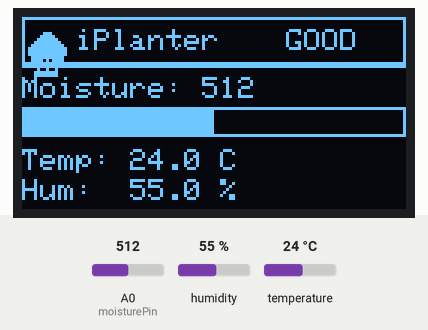
Simulated run of this sketch. Board: ESP8266 (Wemos D1 mini). Shown: 128×64 one-colour display. Inputs (shaded band) come from the test bench; at power-on: A0 (moisturePin) = 512, humidity 55 %, temperature 24 °C. What the sketch prints to the serial monitor is not drawn.

Above: at 1.2 s.
1.3 s: A0 (moisturePin) set to 306
At 3.4 s:
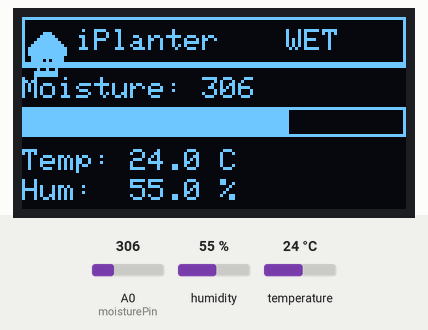
3.8 s: A0 (moisturePin) set to 383
At 5.6 s:
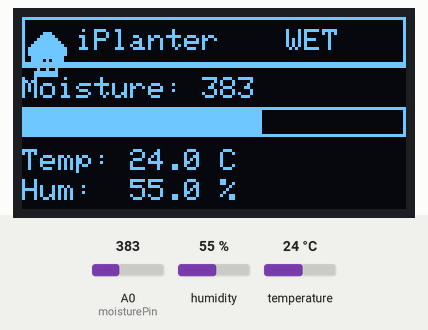
5.9 s: A0 (moisturePin) set to 410
At 7.2 s:
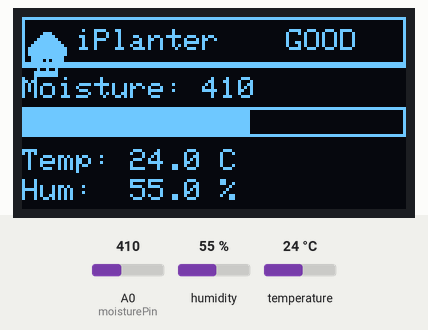
8.1 s: A0 (moisturePin) set to 786
At 9.6 s:
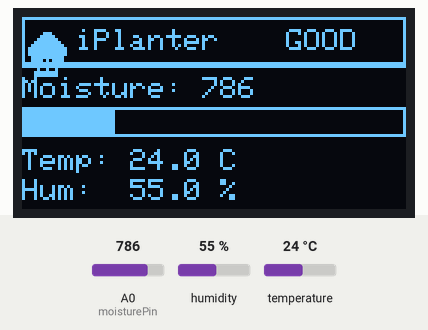
10.3 s: A0 (moisturePin) set to 811
At 12.1 s:
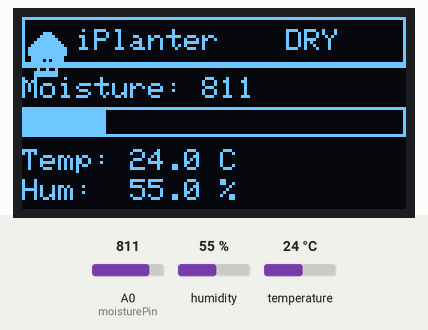
12.4 s: humidity set to 22 %
At 14.5 s:
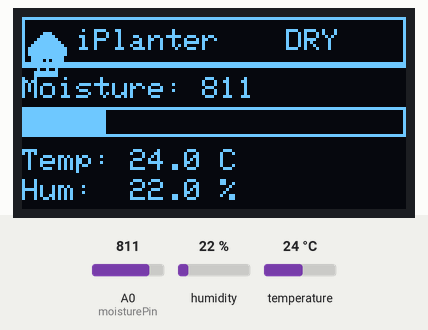
Timing chart, 0 to 15.6 s (numbered marks = the images above; inputs shaded):
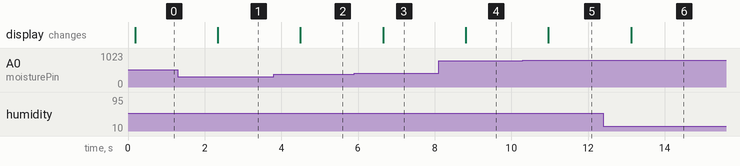

Measured:
- the behaviour switches between 399 and 400 on A0 (moisturePin) (found by bisection; images 2 and 3)
- the behaviour switches between 800 and 801 on A0 (moisturePin) (found by bisection; images 4 and 5)
- after the input at 1.3 s, the display: changes after 1.0 s (image 1)
- after the input at 3.8 s, the display: changes after 0.70 s (image 2)
- after the input at 5.9 s, the display: changes after 0.75 s (image 3)
- after the input at 8.1 s, the display: changes after 0.71 s (image 4)
- after the input at 10.3 s, the display: changes after 0.67 s (image 5)
- after the input at 12.4 s, the display: changes after 0.72 s (image 6)

The sketch:

main.ino
```cpp
#include <Wire.h>
#include <Adafruit_GFX.h>
#include <Adafruit_SSD1306.h>
#include <DHT.h>

#define SCREEN_WIDTH 128
#define SCREEN_HEIGHT 64
#define MOIST_DRY 800
#define MOIST_WET 400
#define DHTTYPE DHT11

Adafruit_SSD1306 display(SCREEN_WIDTH, SCREEN_HEIGHT, &Wire, -1);

const int moisturePin = A0;
const int dhtPin = D5;
DHT dht(dhtPin, DHTTYPE);

int moistureValue = 0;
float tempValue = 0;
float humValue = 0;

void drawSeedling(int x, int y) {
  display.fillRect(x + 2, y + 6, 8, 2, SSD1306_WHITE);
  display.drawLine(x + 4, y + 6, x + 1, y + 2, SSD1306_WHITE);
  display.drawLine(x + 8, y + 6, x + 11, y + 2, SSD1306_WHITE);
  display.drawLine(x + 6, y + 6, x + 6, y - 2, SSD1306_WHITE);
  display.fillCircle(x + 3, y - 1, 3, SSD1306_WHITE);
  display.fillCircle(x + 9, y - 1, 3, SSD1306_WHITE);
  display.fillCircle(x + 6, y - 4, 3, SSD1306_WHITE);
}

void setup() {
  Serial.begin(9600);
  dht.begin();

  if (!display.begin(SSD1306_SWITCHCAPVCC, 0x3C)) {
    Serial.println("OLED Failed");
    while (1) {
      delay(100);
    }
  }
}

void loop() {
  moistureValue = 0;
  for (int i = 0; i < 5; i++) {
    moistureValue += analogRead(moisturePin);
    delay(10);
  }
  moistureValue /= 5;

  tempValue = dht.readTemperature();
  humValue = dht.readHumidity();
  bool dhtValid = !isnan(tempValue) && !isnan(humValue);

  Serial.println("-------------- SENSOR DATA --------------");
  Serial.print("Moisture Value: ");
  Serial.println(moistureValue);
  if (dhtValid) {
    Serial.print("Temperature: ");
    Serial.print(tempValue);
    Serial.println(" C");
    Serial.print("Humidity: ");
    Serial.print(humValue);
    Serial.println(" %");
  } else {
    Serial.println("DHT11 read failed");
  }

  if (moistureValue > MOIST_DRY) {
    Serial.println("Status: DRY");
  } else if (moistureValue < MOIST_WET) {
    Serial.println("Status: WET");
  } else {
    Serial.println("Status: GOOD");
  }

  display.clearDisplay();
  display.setTextColor(SSD1306_WHITE);

  display.drawRect(0, 0, SCREEN_WIDTH, 16, SSD1306_WHITE);
  drawSeedling(2, 12);
  display.setCursor(18, 4);
  display.setTextSize(1);
  display.print("iPlanter");

  display.setCursor(88, 4);
  if (moistureValue > MOIST_DRY) {
    display.print("DRY");
  } else if (moistureValue < MOIST_WET) {
    display.print("WET");
  } else {
    display.print("GOOD");
  }

  display.drawLine(0, 16, SCREEN_WIDTH, 16, SSD1306_WHITE);

  display.setCursor(0, 20);
  display.print("Moisture: ");
  display.print(moistureValue);

  int pct = map(moistureValue, 0, 1023, 100, 0);
  pct = constrain(pct, 0, 100);
  int fillW = map(pct, 0, 100, 1, 125);

  display.drawRect(0, 30, SCREEN_WIDTH, 10, SSD1306_WHITE);
  if (fillW > 0) {
    display.fillRect(1, 31, fillW, 8, SSD1306_WHITE);
  }

  display.setCursor(0, 44);
  display.print("Temp: ");
  if (dhtValid) {
    display.print(tempValue, 1);
    display.print(" C");
  } else {
    display.print("--.- C");
  }

  display.setCursor(0, 54);
  display.print("Hum:  ");
  if (dhtValid) {
    display.print(humValue, 1);
    display.print(" %");
  } else {
    display.print("--.- %");
  }

  display.display();
  delay(2000);
}
```
